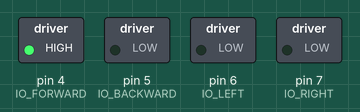
A sketch run on a simulated Arduino Uno, built with avr-gcc and run on an emulated ATmega328P. On the bench: switched loads named in the sketch (green lamp = pin HIGH). At 8.5 s the program stops and its outputs stay as they are.

Above: at 0.1 s.
At 2.2 s:
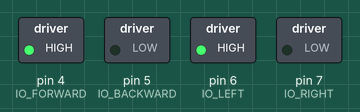
At 3.3 s:
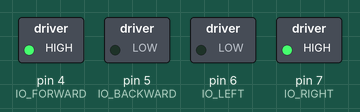
At 4.4 s:
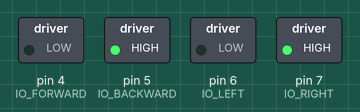
At 7.5 s:
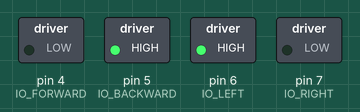
At 8.6 s:
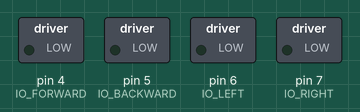
Timing chart, 0 to 10.0 s (numbered marks = the images above):
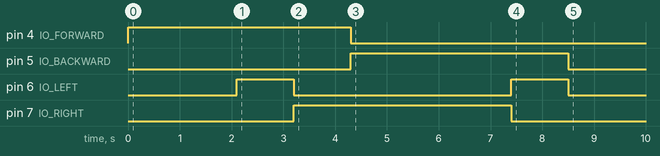

The sketch:

main.ino
```cpp
#include "car.h"
#include "controller.h"

// Initialize a car object
Car car;

/* Create a list of states for the car.
   Each number denotes the number of loops to repeat the same action.
   Each loop is 100ms, so performing an action 10 times would result in the
   action being performed for 2000ms, or 2s.
*/
state state_list[] = {
   {Action::forward, 20},
   {Action::f_left, 10},
   {Action::f_right, 10},
   {Action::b_right, 30},
   {Action::b_left, 10}
};

// Initialize the car controller.
Controller controller(&car, state_list, sizeof(state_list)/sizeof(state));

// Initialize the IO ports of the car
void setup() {
   car.init();
}

// Perform an action every 100ms
void loop() {
   controller.next_action();
   delay(100);
}
```

car.cpp
```cpp
#include "car.h"

void Car::init() {
   // Initialize IO pins
   pinMode(IO_FORWARD, OUTPUT);
   pinMode(IO_BACKWARD, OUTPUT);
   pinMode(IO_LEFT, OUTPUT);
   pinMode(IO_RIGHT, OUTPUT);
}

void Car::move_forward() {
   // Move car forward
   digitalWrite(IO_BACKWARD, LOW);
   digitalWrite(IO_FORWARD, HIGH);
}

void Car::move_backward() {
   // Move car backward
   digitalWrite(IO_FORWARD, LOW);
   digitalWrite(IO_BACKWARD, HIGH);
}

void Car::stop_motion() {
   // Stop the car
   digitalWrite(IO_FORWARD, LOW);
   digitalWrite(IO_BACKWARD, LOW);
}

void Car::turn_left() {
   // Turn car to the left
   digitalWrite(IO_RIGHT, LOW);
   digitalWrite(IO_LEFT, HIGH);
}

void Car::turn_right() {
   // Turn car to the right
   digitalWrite(IO_LEFT, LOW);
   digitalWrite(IO_RIGHT, HIGH);
}

void Car::stop_turn() {
   // Straighten the wheels
   digitalWrite(IO_LEFT, LOW);
   digitalWrite(IO_RIGHT, LOW);
}
```

car.h
```cpp
#ifndef CAR_H
#define CAR_H

#include <Arduino.h>

// IO pin values
#define IO_FORWARD   4
#define IO_BACKWARD  5
#define IO_LEFT      6
#define IO_RIGHT     7

/* The car class is the direct connection to the hardware components.
   Any actual motion is controlled instead by the Controller class.
*/
class Car {
public:
   // Initialize IO ports and variables
   void init();

   // Forward and backward motion
   void move_forward();
   void move_backward();
   void stop_motion();

   // Horizontal motion
   void turn_left();
   void turn_right();
   void stop_turn();
};

#endif
```

controller.cpp
```cpp
#include "controller.h"

// Constructor for Controller class
Controller::Controller(Car *car, state* state_list, int num_states) {
   this->car = car;
   this->state_list = state_list;
   this->num_states = num_states;
}

// Performs the next available action in the state list
void Controller::next_action() {
   // If there are no more actions, stop the car and exit the program
   if (cur_state >= num_states) {
      make_action(Action::stop);
      exit(EXIT_SUCCESS);
   }

   // Retrieve the data for the current state
   state *st = &state_list[cur_state];

   // Perform the current action
   make_action(st->action);

   // Check if current state is finished
   if (st->loop == 0)
      cur_state++;
   else
      st->loop--;
}

void Controller::make_action(int action_id) {
   switch(action_id) {
      case Action::stop:
         car->stop_motion();
         car->stop_turn();
         break;
      case Action::forward:
         car->stop_turn();
         car->move_forward();
         break;
      case Action::f_left:
         car->move_forward();
         car->turn_left();
         break;
      case Action::f_right:
         car->move_forward();
         car->turn_right();
         break;
      case Action::backward:
         car->stop_turn();
         car->move_backward();
         break;
      case Action::b_left:
         car->move_backward();
         car->turn_left();
         break;
      case Action::b_right:
         car->move_backward();
         car->turn_right();
         break;
      case Action::left:
         car->stop_motion();
         car->turn_left();
         break;
      case Action::right:
         car->stop_motion();
         car->turn_right();
         break;
   }
}
```

controller.h
```cpp
#ifndef CONTROLLER_H
#define CONTROLLER_H

#include "car.h"

// Action identifiers
enum Action {
   stop,
   forward,
   f_left,
   f_right,
   backward,
   b_left,
   b_right,
   left,
   right
};

/* Data structure to hold state information.

   A state consists of a signle action and the number of repetitions
   for the action.
*/
struct state {
   int action;
   int loop;
};


// The controller class controls the motion of the car
class Controller {

state *state_list;
int num_states = 0;
int cur_state = 0;
Car *car;

public:
   // Set car variable and load script
   Controller(Car *car, state* state_list, int num_states);

   // Get next action
   void next_action();

private:
   // Translate action identifier to function
   void make_action(int action_id);
};

#endif
```

Measured:
- by itself, pin 4 (IO_FORWARD): LOW → HIGH at 0.00 s, → LOW 4.3 s later
- by itself, pin 5 (IO_BACKWARD): LOW → HIGH at 4.3 s, → LOW 4.2 s later
- by itself, pin 6 (IO_LEFT): alternates HIGH for 1.1 s and LOW for 4.2 s
- by itself, pin 7 (IO_RIGHT): LOW → HIGH at 3.2 s, → LOW 4.2 s later
